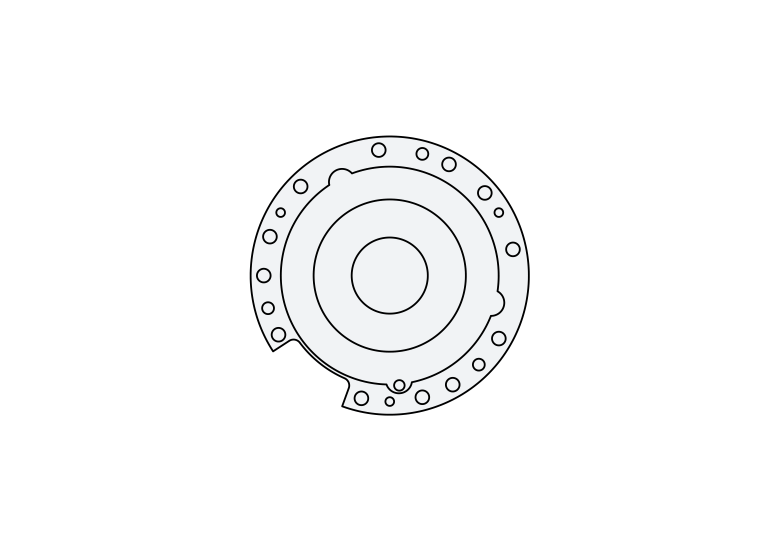
#> input picture cad1.png, 2339 x 1653 px (shown at 1/3 size); its folder holds only this picture in this run
$ python -i feature_matcher.py   (imports and definitions only)
#> lines starting #> are read from the running program, lines starting #| are printed output that depends on the picture; after the words box and inside, x2 and y2 are one past the last pixel; in counts of white or black regions, pixels touching at a corner belong together
"""
Feature Matcher — Stage 4.

Matches CAD features (from CADFeatureSet) to image-detected features.

Fixes applied:
  - Bug 1/Scale: image_value_px is now the raw image-pixel measurement.
    When built from existing_verification, we store r_px directly and
    carry total_scale so measurement.py divides by the correct scale.
  - Bug 2/Radius-diameter: CAD circle matching uses both position AND
    radius proximity to avoid selecting the wrong concentric circle.
  - Bug 3/Spacing: box parts have no raw_circles; CAD position is taken
    directly from the BOX_FEATURES dict geometry, not a circle lookup.
"""

import logging
import math
from dataclasses import dataclass, field
from typing import Optional

import cv2
import numpy as np
from scipy.optimize import linear_sum_assignment

from dimension_analysis.dxf_parser import CADFeatureSet

logger = logging.getLogger(__name__)

# Minimum number of matched pairs to proceed
MIN_MATCHED_PAIRS = 1


# ---------------------------------------------------------------------------
# Data structures
# ---------------------------------------------------------------------------

@dataclass
class ImageCircle:
    """A circle detected in the image (pixel coordinates)."""
    cx_px: float
    cy_px: float
    radius_px: float
    confidence: float = 1.0
    label: str = ""


@dataclass
class ImageRect:
    """An axis-aligned rectangle detected in the image (pixel coordinates)."""
    x1_px: float
    y1_px: float
    x2_px: float
    y2_px: float
    label: str = ""

    @property
    def cx_px(self) -> float:
        return (self.x1_px + self.x2_px) / 2.0

    @property
    def cy_px(self) -> float:
        return (self.y1_px + self.y2_px) / 2.0

    @property
    def width_px(self) -> float:
        return abs(self.x2_px - self.x1_px)

    @property
    def height_px(self) -> float:
        return abs(self.y2_px - self.y1_px)


@dataclass
class MatchedPair:
    """
    A confirmed match between one CAD feature and one image feature.

    Fields
    ------
    feature_type   : 'circle' | 'rect'
    label          : human-readable name
    cad_value_mm   : CAD nominal (radius mm for circles, (w,h) mm for rects)
    image_value_px : measured size in final-image pixels
                     (radius px for circles, (w,h) px for rects)
    cad_pos        : CAD centre (x, y) in mm
    image_pos_px   : detected centre (cx, cy) in final-image pixels
    scale_px_per_mm: the correct DXF-mm → final-image-px scale to use when
                     converting image_value_px back to mm in measurement.py
    match_distance_px : pixel distance between projected and detected centre
    """
    feature_type: str
    label: str
    cad_value_mm: float | tuple
    image_value_px: float | tuple
    cad_pos: tuple[float, float]
    image_pos_px: tuple[float, float]
    scale_px_per_mm: float = 0.0       # ← carries the correct scale
    match_distance_px: float = 0.0


# ---------------------------------------------------------------------------
# Image feature detection
# ---------------------------------------------------------------------------

# [377 lines left out: functions _detect_circles_in_image, _detect_rects_in_image, _project_cad_to_image, _match_circles, _match_rects, _resolution_pos_tol and 1 more, not called in this run]

>>> import cv2
>>> picture = cv2.imread('../cad1.png', cv2.IMREAD_GRAYSCALE)
#> picture: shape (1653, 2339); min 0, max 255, mean 250
>>> result = _detect_rects_in_image(picture)
#> in _detect_rects_in_image, `_, thresh = cv2.threshold(blurred, 0, 255, cv2.THRESH_BINARY_INV + cv2..`:
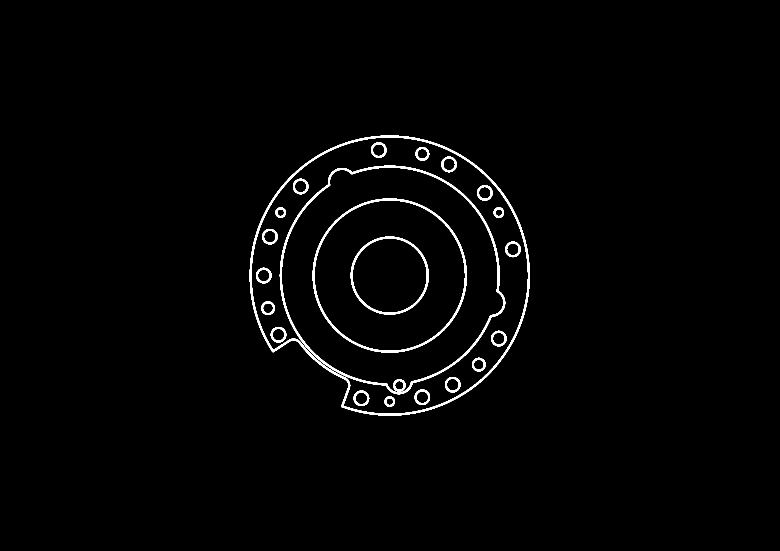
#> thresh: shape (1653, 2339) (shown at 1/3 size); 1.4% white; 23 white regions
#> in _detect_rects_in_image, `contours, _ = cv2.findContours(thresh, cv2.RETR_LIST, cv2.CHAIN_APPROX..`: contours = 46 contours; largest, box (x1, y1, x2, y2) and area: (749, 407, 1589, 1247) 534338, (754, 411, 1585, 1242) 520984, (839, 497, 1516, 1183) 345537, (844, 502, 1511, 1178) 334839, (938, 595, 1401, 1058) 167456
#> the loop in _detect_rects_in_image, `for i, cnt in enumerate(contours):` made 46 passes
#> after the loop in _detect_rects_in_image, `for i, cnt in enumerate(contours):`: result = []
#> result = []

$ run again, on cad2.png
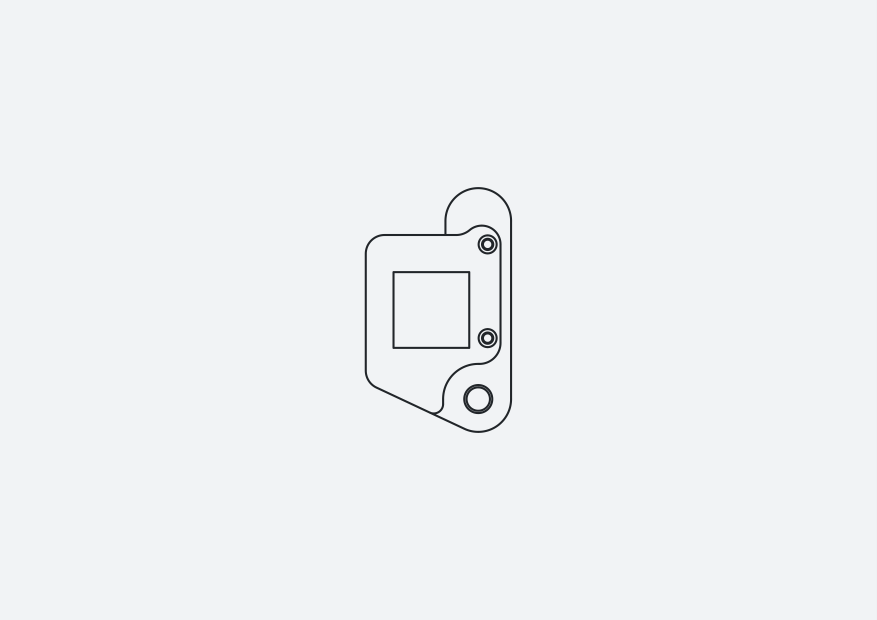
#> input picture cad2.png, 3508 x 2479 px (shown at 1/4 size)
#> in _detect_rects_in_image, `_, thresh = cv2.threshold(blurred, 0, 255, cv2.THRESH_BINARY_INV + cv2..`:
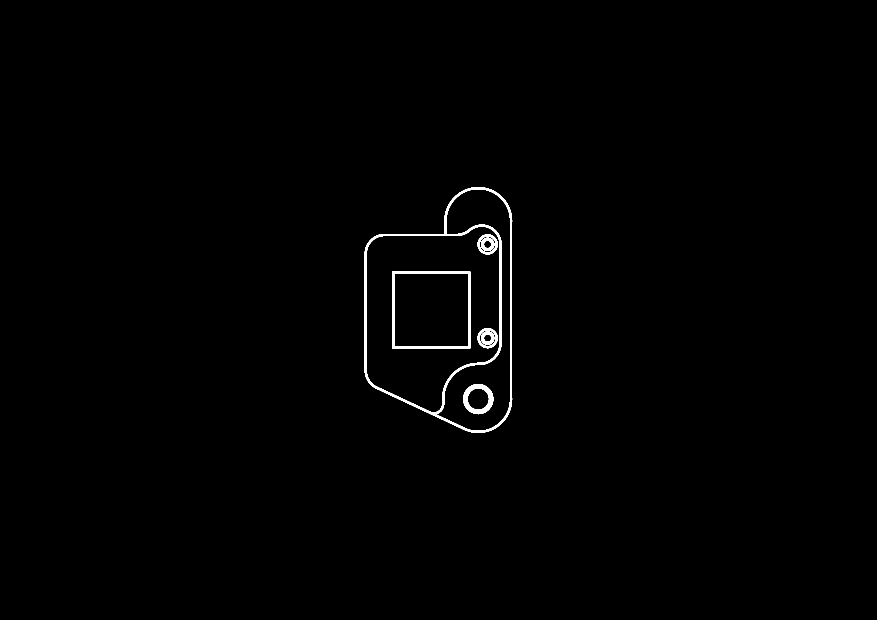
#> thresh: shape (2479, 3508) (shown at 1/4 size); 0.63% white; 7 white regions
#> contours = 15 contours; largest, box (x1, y1, x2, y2) and area: (1459, 748, 2049, 1732) 462446, (1466, 906, 1999, 1651) 319050, (1744, 756, 2041, 1724) 115452, (1570, 1084, 1881, 1396) 96398, (1577, 1092, 1874, 1388) 87315
#> the loop in _detect_rects_in_image, `for i, cnt in enumerate(contours):` made 15 passes
#> after the loop in _detect_rects_in_image, `for i, cnt in enumerate(contours):`: result = 2 items
